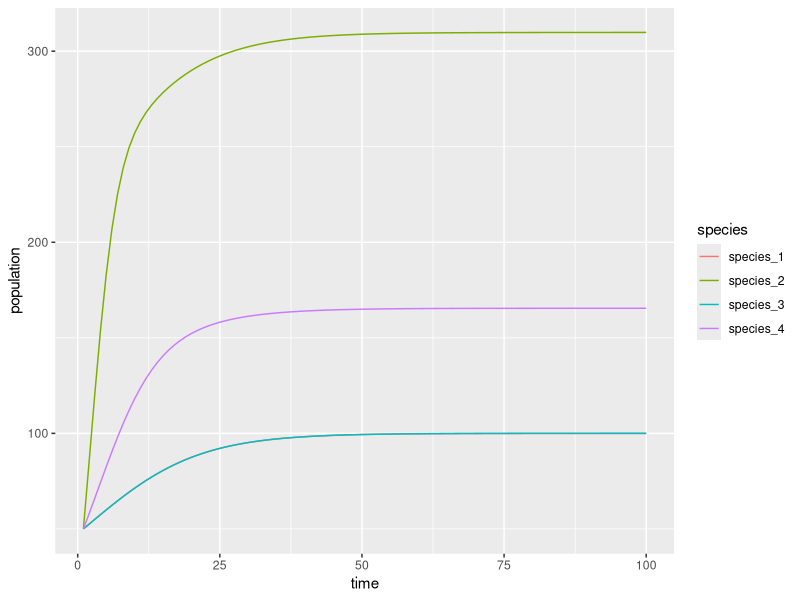

Generate this figure with R:
## ---- chunk 1
#| code-description: "Setup"
#| message: false
#| warning: false

library(tidyverse)
## ---- chunk 2
#| code-fold: true
#| fig-align: "center"
#| fig-width: 6
#| fig-height: 4
#| out-width: "75%"

# define species sizes
sizes <- c(1, 0.6, 0.3, 0.1)

# define species diet
diet <- c(0, 1, 0, 1)

# define initial population sizes
pop_t0 <- c(50, 50, 50, 50)

# define carrying capacities
ks <- c(100, 100, 100, 100)

# create an interaction matrix 
interaction_matrix <- matrix(NA, nrow = length(sizes), ncol = length(sizes))

# populate interaction matrix
for(i in 1:length(sizes)) {
  for(j in 1:length(sizes)) {
    if(i == j) {
      interaction_matrix[i, j] <- 0
    } else if(diet[i] == 1 && diet[j] == 0) {
      interaction_matrix[i, j] <- sizes[i]/sizes[j] * 0.25
    } else {
      interaction_matrix[i, j] <- 0
    }
  }
}

# loop to simulate population dynamics
timesteps <- 100

# create a data frame to store population sizes over time
populations <- data.frame(time = 1:timesteps)
for(i in 1:length(sizes)) {
  populations[[paste0("species_", i)]] <- NA
}

# loop to simulate population dynamics
for(t in 1:timesteps) {
  if(t == 1) {
    populations[t, 2:(length(sizes) + 1)] <- pop_t0
  } else {
    for(i in 1:length(sizes)) {
      growth_rate <- 0.1 * (1 - populations[t-1, i + 1] / ks[i])
      interaction_effect <- sum(interaction_matrix[i, ] * populations[t-1, 2:(length(sizes) + 1)])
      populations[t, i + 1] <- populations[t-1, i + 1] + growth_rate * populations[t-1, i + 1] + interaction_effect
    }
  }
}

# plot population dynamics
populations |> 
  pivot_longer(cols = -time, names_to = "species", values_to = "population") |>
  #filter(species == "species_1") |>
  #mutate(species = factor(species, levels = paste0("species_", 1:length(sizes)))) |>
  ggplot(aes(x = time, y = population, color = species)) +
  geom_line() 

